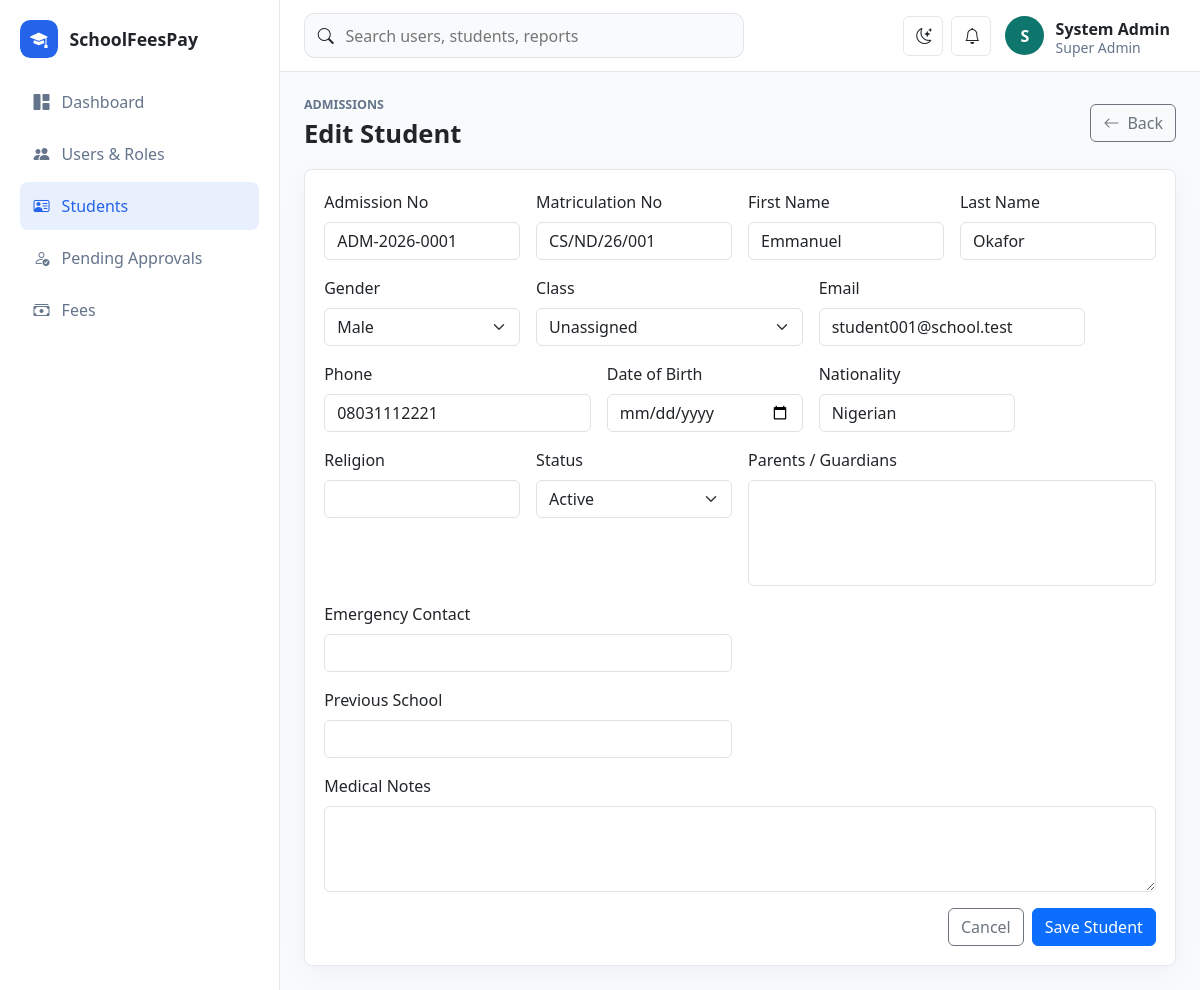
The app's page /schoolfeespay/students/edit?id=1 (signed in) with its own data.
### tables this page shows
CREATE TABLE students (
    id BIGINT UNSIGNED AUTO_INCREMENT PRIMARY KEY,
    user_id BIGINT UNSIGNED NULL UNIQUE,
    class_stream_id BIGINT UNSIGNED NULL,
    department_id BIGINT UNSIGNED NULL,
    admission_no VARCHAR(60) NULL UNIQUE,
    matriculation_no VARCHAR(60) NULL UNIQUE,
    first_name VARCHAR(100) NOT NULL,
    other_name VARCHAR(100) NULL,
    last_name VARCHAR(100) NOT NULL,
    email VARCHAR(190) NULL,
    phone VARCHAR(40) NULL,
    date_of_birth DATE NULL,
    gender ENUM('male', 'female', 'other') NOT NULL,
    nationality VARCHAR(80) NULL,
    religion VARCHAR(80) NULL,
    programme VARCHAR(120) NULL,
    level VARCHAR(50) NULL,
    academic_session VARCHAR(20) NULL,
    medical_notes TEXT NULL,
    emergency_contact VARCHAR(120) NULL,
    previous_school VARCHAR(160) NULL,
    status ENUM('pending', 'active', 'rejected', 'transferred', 'graduated', 'suspended', 'inactive') NOT NULL DEFAULT 'pending',
    created_at TIMESTAMP DEFAULT CURRENT_TIMESTAMP,
    updated_at TIMESTAMP DEFAULT CURRENT_TIMESTAMP ON UPDATE CURRENT_TIMESTAMP,
    INDEX idx_students_class_status (class_stream_id, status),
    CONSTRAINT fk_students_user FOREIGN KEY (user_id) REFERENCES users(id) ON DELETE SET NULL,
    CONSTRAINT fk_students_class FOREIGN KEY (class_stream_id) REFERENCES class_streams(id) ON DELETE SET NULL,
    CONSTRAINT fk_students_department FOREIGN KEY (department_id) REFERENCES departments(id) ON DELETE SET NULL
);

### app/Core/View.php (called while the page is built, shortened)
<?php
final class View
{
    public static function render(string $view, array $data = [], string $layout = 'app'): void
    {
        extract($data, EXTR_SKIP);
        $viewFile = dirname(__DIR__) . "/Views/{$view}.php";
        require $viewFile;
    }
}

### app/Controllers/StudentController.php (called while the page is built, shortened)
<?php
final class StudentController
{
    public function edit(): void
    {
        $student = Student::find((int)Request::input('id'));
        View::render('students/form', $this->formData($student, 'Edit Student'));
    }
    private function formData(array $student, string $title, array $errors = []): array
    {
        return ['title' => $title, 'student' => $student, 'classes' => Lookup::classes(), 'parents' => Lookup::parents(), 'errors' => $errors];
    }
}

### app/Core/Router.php (called while the page is built, shortened)
<?php
final class Router
{
    private array $routes = [];
    public function get(string $path, array $handler): void
    {
        $this->routes['GET'][$this->normalize($path)] = $handler;
    }
    public function post(string $path, array $handler): void
    {
        $this->routes['POST'][$this->normalize($path)] = $handler;
    }
    public function dispatch(): void
    {
        $method = Request::method();
        $path = Request::path();
        $handler = $this->routes[$method][$path] ?? null;
        [$class, $action] = $handler;
        (new $class())->{$action}();
    }
    private function normalize(string $path): string
    {
        return '/' . trim($path, '/');
    }
}

### public/index.php (called while the page is built, shortened)
<?php
spl_autoload_register(function (string $class): void {
    $prefix = 'App\\';
    $relative = str_replace('\\', '/', substr($class, strlen($prefix)));
    $file = dirname(__DIR__) . '/app/' . $relative . '.php';
});
require dirname(__DIR__) . '/app/Core/helpers.php';
$config = require dirname(__DIR__) . '/config/app.php';
$router = new Router();
$router->get('/', [DashboardController::class, 'index']);
$router->get('/login', [AuthController::class, 'showLogin']);
$router->post('/login', [AuthController::class, 'login']);
$router->post('/logout', [AuthController::class, 'logout']);
$router->get('/dashboard', [DashboardController::class, 'index']);
$router->get('/profile', [StudentController::class, 'profile']);
$router->get('/users', [UserController::class, 'index']);
$router->get('/users/create', [UserController::class, 'create']);
$router->post('/users', [UserController::class, 'store']);
$router->get('/users/edit', [UserController::class, 'edit']);
$router->post('/users/update', [UserController::class, 'update']);
$router->post('/users/delete', [UserController::class, 'destroy']);
$router->get('/register', [StudentController::class, 'register']);
$router->post('/register', [StudentController::class, 'storeRegistration']);
$router->get('/students', [StudentController::class, 'index']);
$router->get('/students/create', [StudentController::class, 'create']);
$router->post('/students', [StudentController::class, 'store']);
$router->get('/students/edit', [StudentController::class, 'edit']);
$router->post('/students/update', [StudentController::class, 'update']);
$router->post('/students/delete', [StudentController::class, 'destroy']);
$router->get('/students/pending', [StudentController::class, 'pending']);
$router->post('/students/approve', [StudentController::class, 'approve']);
$router->post('/students/reject', [StudentController::class, 'reject']);
$router->get('/teachers', [TeacherController::class, 'index']);
$router->get('/teachers/create', [TeacherController::class, 'create']);
$router->post('/teachers', [TeacherController::class, 'store']);
$router->get('/teachers/edit', [TeacherController::class, 'edit']);
$router->post('/teachers/update', [TeacherController::class, 'update']);
$router->post('/teachers/delete', [TeacherController::class, 'destroy']);
$router->get('/parents', [ParentController::class, 'index']);
$router->get('/parents/create', [ParentController::class, 'create']);
$router->post('/parents', [ParentController::class, 'store']);
$router->get('/parents/edit', [ParentController::class, 'edit']);
$router->post('/parents/update', [ParentController::class, 'update']);
$router->post('/parents/delete', [ParentController::class, 'destroy']);
$router->get('/classes', [ClassController::class, 'index']);
$router->get('/classes/create', [ClassController::class, 'create']);
$router->post('/classes', [ClassController::class, 'store']);
$router->get('/classes/edit', [ClassController::class, 'edit']);
$router->post('/classes/update', [ClassController::class, 'update']);
$router->post('/classes/delete', [ClassController::class, 'destroy']);
$router->get('/fees', [FeeController::class, 'index']);
$router->get('/fees/receipt', [FeeController::class, 'receipt']);
$router->post('/fees/invoice', [FeeController::class, 'invoice']);
$router->post('/fees/payment', [FeeController::class, 'payment']);
$router->post('/fees/verify', [FeeController::class, 'verify']);
$router->dispatch();

### config/database.php (called while the page is built)
<?php
return [
    'host' => '127.0.0.1',
    'port' => '3306',
    'database' => 'schoolfeespay',
    'username' => 'root',
    'password' => '',
    'charset' => 'utf8mb4',
];

### app/Core/Database.php (called while the page is built, shortened)
<?php
final class Database
{
    private static ?PDO $connection = null;
    public static function connection(): PDO
    {
        if (self::$connection !== null) {
            return self::$connection;
        }
        $config = require dirname(__DIR__, 2) . '/config/database.php';
        $dsn = sprintf(
            'mysql:host=%s;port=%s;dbname=%s;charset=%s',
            $config['host'],
            $config['port'],
            $config['database'],
            $config['charset']
        );
        try {
            self::$connection = new PDO($dsn, $config['username'], $config['password'], [
                PDO::ATTR_ERRMODE => PDO::ERRMODE_EXCEPTION,
                PDO::ATTR_DEFAULT_FETCH_MODE => PDO::FETCH_ASSOC,
                PDO::ATTR_EMULATE_PREPARES => false,
            ]);
        } catch (PDOException $exception) {
            http_response_code(500);
            exit('Database connection failed. Check config/database.php and import database/schema.sql.');
        }
        return self::$connection;
    }
}

### app/Models/Student.php (called while the page is built, shortened)
<?php
final class Student
{
    public static function find(int $id): ?array
    {
        $stmt = Database::connection()->prepare('SELECT * FROM students WHERE id = :id');
        $stmt->execute(['id' => $id]);
        $student = $stmt->fetch();
        $links = Database::connection()->prepare('SELECT parent_id FROM student_parent WHERE student_id = :id');
        $links->execute(['id' => $id]);
        $student['parent_ids'] = array_column($links->fetchAll(), 'parent_id');
        return $student;
    }
}

### app/Core/Request.php (called while the page is built, shortened)
<?php
final class Request
{
    public static function path(): string
    {
        $path = parse_url($_SERVER['REQUEST_URI'] ?? '/', PHP_URL_PATH) ?: '/';
        $base = rtrim((require dirname(__DIR__, 2) . '/config/app.php')['base_url'], '/');
        if ($base !== '' && str_starts_with($path, $base)) {
            $path = substr($path, strlen($base)) ?: '/';
        }
        return '/' . trim($path, '/');
    }
    public static function input(string $key, mixed $default = null): mixed
    {
        return $_POST[$key] ?? $_GET[$key] ?? $default;
    }
}

### config/app.php (called while the page is built)
<?php
return [
    'name' => 'SchoolFeesPay',
    'base_url' => '/schoolfeespay',
    'timezone' => 'Africa/Lagos',
    'session_name' => 'schoolfeespay_session',
    'debug' => true,
];

### app/Core/helpers.php (called while the page is built, shortened)
<?php
function app_config(string $key, mixed $default = null): mixed
{
    static $config = null;
    $config ??= require dirname(__DIR__, 2) . '/config/app.php';
    return $config[$key] ?? $default;
}
function url(string $path = ''): string
{
    return rtrim(app_config('base_url'), '/') . '/' . ltrim($path, '/');
}
function e(mixed $value): string
{
    return htmlspecialchars((string)$value, ENT_QUOTES, 'UTF-8');
}

### app/Views/students/form.php (the view, shortened to what this page needs)
<?php $isEdit = !empty($student['id']); $selectedParents = $student['parent_ids'] ?? []; ?>
<div class="page-heading"><div><p class="eyebrow">Admissions</p><h1><?= $isEdit ? 'Edit Student' : 'Create Student' ?></h1></div><a class="btn btn-outline-secondary" href="<?= e(url('/students')) ?>"><i class="bi bi-arrow-left me-2"></i>Back</a></div>
<section class="panel">
    <form class="row g-3" method="post" action="<?= e($isEdit ? url('/students/update') : url('/students')) ?>">
        <div class="col-md-3"><label class="form-label">Admission No</label><input class="form-control <?= isset($errors['admission_no']) ? 'is-invalid' : '' ?>" name="admission_no" value="<?= e($student['admission_no'] ?? '') ?>"></div>
        <div class="col-md-3"><label class="form-label">Matriculation No</label><input class="form-control <?= isset($errors['matriculation_no']) ? 'is-invalid' : '' ?>" name="matriculation_no" value="<?= e($student['matriculation_no'] ?? '') ?>" placeholder="e.g. CS/ND/26/001"></div>
        <div class="col-md-3"><label class="form-label">First Name</label><input class="form-control <?= isset($errors['first_name']) ? 'is-invalid' : '' ?>" name="first_name" value="<?= e($student['first_name'] ?? '') ?>"></div>
        <div class="col-md-3"><label class="form-label">Last Name</label><input class="form-control <?= isset($errors['last_name']) ? 'is-invalid' : '' ?>" name="last_name" value="<?= e($student['last_name'] ?? '') ?>"></div>
        <div class="col-md-3"><label class="form-label">Gender</label><select class="form-select" name="gender"><?php foreach (['male','female','other'] as $value): ?><option value="<?= e($value) ?>" <?= ($student['gender'] ?? '') === $value ? 'selected' : '' ?>><?= e(ucfirst($value)) ?></option><?php endforeach; ?></select></div>
        <div class="col-md-4"><label class="form-label">Class</label><select class="form-select" name="class_stream_id"><option value="">Unassigned</option></select></div>
        <div class="col-md-4"><label class="form-label">Email</label><input class="form-control <?= isset($errors['email']) ? 'is-invalid' : '' ?>" name="email" type="email" value="<?= e($student['email'] ?? '') ?>"></div>
        <div class="col-md-4"><label class="form-label">Phone</label><input class="form-control" name="phone" value="<?= e($student['phone'] ?? '') ?>"></div>
        <div class="col-md-3"><label class="form-label">Date of Birth</label><input class="form-control" type="date" name="date_of_birth" value="<?= e($student['date_of_birth'] ?? '') ?>"></div>
        <div class="col-md-3"><label class="form-label">Nationality</label><input class="form-control" name="nationality" value="<?= e($student['nationality'] ?? '') ?>"></div>
        <div class="col-md-3"><label class="form-label">Religion</label><input class="form-control" name="religion" value="<?= e($student['religion'] ?? '') ?>"></div>
        <div class="col-md-3"><label class="form-label">Status</label><select class="form-select" name="status"><?php foreach (['active','transferred','graduated','suspended','inactive'] as $value): ?><option value="<?= e($value) ?>" <?= ($student['status'] ?? 'active') === $value ? 'selected' : '' ?>><?= e(ucfirst($value)) ?></option><?php endforeach; ?></select></div>
        <div class="col-md-6"><label class="form-label">Parents / Guardians</label><select class="form-select" name="parent_ids[]" multiple size="4"></select></div>
        <div class="col-md-6"><label class="form-label">Emergency Contact</label><input class="form-control" name="emergency_contact" value="<?= e($student['emergency_contact'] ?? '') ?>"><label class="form-label mt-3">Previous School</label><input class="form-control" name="previous_school" value="<?= e($student['previous_school'] ?? '') ?>"></div>
        <div class="col-12"><label class="form-label">Medical Notes</label><textarea class="form-control" name="medical_notes" rows="3"><?= e($student['medical_notes'] ?? '') ?></textarea></div>
        <div class="col-12 d-flex justify-content-end gap-2"><a class="btn btn-outline-secondary" href="<?= e(url('/students')) ?>">Cancel</a><button class="btn btn-primary">Save Student</button></div>
    </form>
</section>

### public/assets/css/app.css (style rules this page uses)
:root { --sidebar-width: 280px; --border-color: rgba(148, 163, 184, .25); --surface: #ffffff; --muted-surface: #f8fafc; --text-soft: #64748b; }
body { background: var(--muted-surface); color: var(--bs-body-color); }
.page-heading { display: flex; justify-content: space-between; align-items: center; gap: 1rem; margin-bottom: 1.25rem; }
.page-heading h1 { margin: 0; font-size: clamp(1.6rem, 2vw, 2.2rem); font-weight: 800; }
.eyebrow { margin: 0 0 .25rem; color: var(--text-soft); font-size: .78rem; text-transform: uppercase; font-weight: 800; }
.metric-card, .panel { background: var(--surface); border: 1px solid var(--border-color); border-radius: .5rem; box-shadow: 0 8px 28px rgba(15, 23, 42, .04); }
.panel { padding: 1.2rem; }

### records on screen
students: admission_no "ADM-2026-0001", matriculation_no "CS/ND/26/001", first_name "Emmanuel", last_name "Okafor", gender "Male", email "student001@school.test", phone "08031112221", nationality "Nigerian", status "Active"

### other values on screen
app_config('name') "SchoolFeesPay"
substr(current_user()['name'] ?? 'U', 0, 1) "S"
current_user()['name'] "System Admin"
current_user()['role'] "Super Admin"
